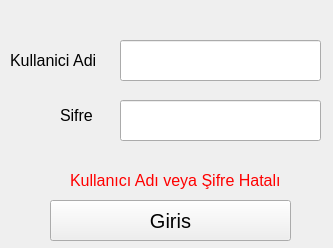
<?xml version="1.0" encoding="UTF-8"?>
<ui version="4.0">
 <class>MainWindow</class>
 <widget class="QMainWindow" name="MainWindow">
  <property name="geometry">
   <rect>
    <x>0</x>
    <y>0</y>
    <width>333</width>
    <height>248</height>
   </rect>
  </property>
  <property name="font">
   <font>
    <pointsize>8</pointsize>
   </font>
  </property>
  <property name="windowTitle">
   <string>MainWindow</string>
  </property>
  <property name="styleSheet">
   <string notr="true"/>
  </property>
  <widget class="QWidget" name="centralwidget">
   <widget class="QPushButton" name="QPushButton">
    <property name="geometry">
     <rect>
      <x>50</x>
      <y>200</y>
      <width>241</width>
      <height>41</height>
     </rect>
    </property>
    <property name="font">
     <font>
      <pointsize>15</pointsize>
     </font>
    </property>
    <property name="text">
     <string>Giris</string>
    </property>
   </widget>
   <widget class="QLineEdit" name="lineKullanici">
    <property name="geometry">
     <rect>
      <x>120</x>
      <y>40</y>
      <width>201</width>
      <height>41</height>
     </rect>
    </property>
    <property name="font">
     <font>
      <pointsize>15</pointsize>
     </font>
    </property>
   </widget>
   <widget class="QLineEdit" name="lineSifre">
    <property name="geometry">
     <rect>
      <x>120</x>
      <y>100</y>
      <width>201</width>
      <height>41</height>
     </rect>
    </property>
    <property name="font">
     <font>
      <pointsize>15</pointsize>
     </font>
    </property>
   </widget>
   <widget class="QLabel" name="label">
    <property name="geometry">
     <rect>
      <x>10</x>
      <y>50</y>
      <width>91</width>
      <height>21</height>
     </rect>
    </property>
    <property name="font">
     <font>
      <pointsize>12</pointsize>
     </font>
    </property>
    <property name="text">
     <string>Kullanici Adi</string>
    </property>
   </widget>
   <widget class="QLabel" name="label_2">
    <property name="geometry">
     <rect>
      <x>60</x>
      <y>100</y>
      <width>41</width>
      <height>31</height>
     </rect>
    </property>
    <property name="font">
     <font>
      <pointsize>12</pointsize>
     </font>
    </property>
    <property name="text">
     <string>Sifre</string>
    </property>
   </widget>
   <widget class="QLabel" name="label_3">
    <property name="geometry">
     <rect>
      <x>70</x>
      <y>170</y>
      <width>211</width>
      <height>21</height>
     </rect>
    </property>
    <property name="palette">
     <palette>
      <active>
       <colorrole role="WindowText">
        <brush brushstyle="SolidPattern">
         <color alpha="255">
          <red>255</red>
          <green>0</green>
          <blue>0</blue>
         </color>
        </brush>
       </colorrole>
      </active>
      <inactive>
       <colorrole role="WindowText">
        <brush brushstyle="SolidPattern">
         <color alpha="255">
          <red>255</red>
          <green>0</green>
          <blue>0</blue>
         </color>
        </brush>
       </colorrole>
      </inactive>
      <disabled>
       <colorrole role="WindowText">
        <brush brushstyle="SolidPattern">
         <color alpha="255">
          <red>120</red>
          <green>120</green>
          <blue>120</blue>
         </color>
        </brush>
       </colorrole>
      </disabled>
     </palette>
    </property>
    <property name="font">
     <font>
      <pointsize>12</pointsize>
     </font>
    </property>
    <property name="text">
     <string>Kullanıcı Adı veya Şifre Hatalı</string>
    </property>
   </widget>
  </widget>
 </widget>
 <resources/>
 <connections/>
</ui>
